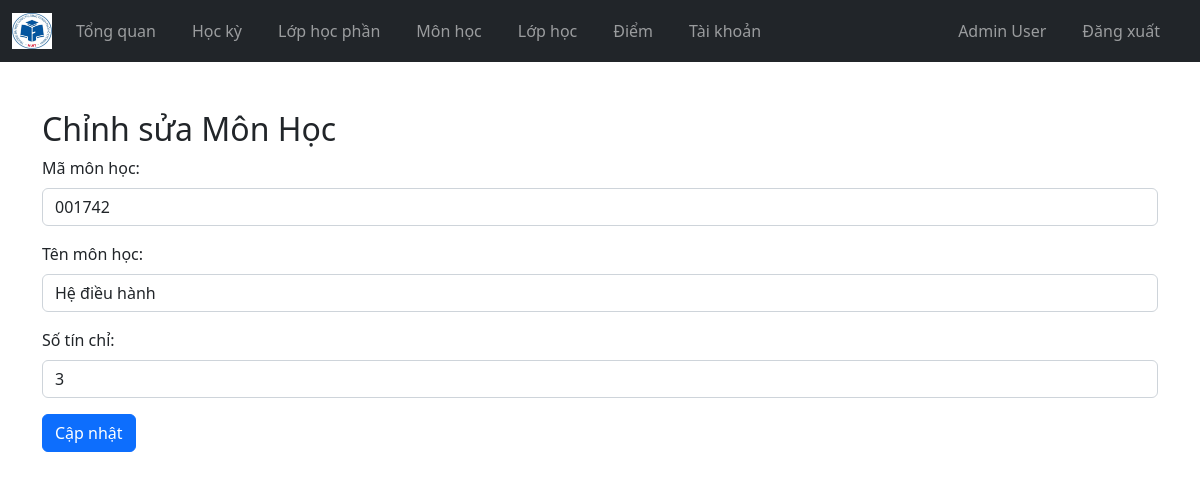
The app's page /Admin/update_mh.php?id_mh=001742 (signed in) with its own data.
### tables this page shows
CREATE TABLE `users` (
  `id_user` varchar(10) NOT NULL,
  `password` varchar(255) NOT NULL,
  `role` varchar(50) NOT NULL CHECK (`role` in ('admin','teacher','student')),
  `ten` varchar(100) DEFAULT NULL,
  `email` varchar(100) DEFAULT NULL,
  `gioi_tinh` varchar(5) DEFAULT NULL,
  `ngay_sinh` date DEFAULT NULL,
  `dia_chi` text DEFAULT NULL,
  `hinh_the` varchar(200) DEFAULT 'undraw_profile.svg',
  `ma_lop` int(11) DEFAULT NULL,
  `khoa` varchar(50) DEFAULT NULL,
  `otp` varchar(10) DEFAULT NULL,
  `otp_verified` tinyint(1) DEFAULT 0
);

CREATE TABLE `monhoc` (
  `id_mh` varchar(10) NOT NULL,
  `ten` varchar(100) DEFAULT NULL,
  `so_tin_chi` int(11) DEFAULT NULL
);

### controller/admin_ctl.php (called while the page is built, shortened)
<?php
$user = $_SESSION['id_user'] ?? null;
function getAdminInfo($user, $conn) {
    $sql = "SELECT * FROM users WHERE id_user = ? AND role = 'admin'";
    $stmt = $conn->prepare($sql);
    $stmt->execute([$user]);
    return $stmt->fetch(PDO::FETCH_ASSOC);
}
function getMonHocById($id_mh, $conn) {
    $sql = "SELECT * FROM monhoc WHERE id_mh = :id_mh";
    $stmt = $conn->prepare($sql);
    $stmt->bindParam(':id_mh', $id_mh);
    $stmt->execute();
    $result = $stmt->fetch(PDO::FETCH_ASSOC);
    return $result;
}

### Admin/update_mh.php (the view, shortened to what this page needs)
<?php
if (isset($_SESSION['id_user']) && $_SESSION['role'] == 'admin') {
    include "../controller/admin_ctl.php";
    $admin = getAdminInfo($user, $conn);
    if (isset($_GET['id_mh'])) {
        $id_mh = $_GET['id_mh'];
        $mon_hoc = getMonHocById($id_mh, $conn);
        if ($mon_hoc) {
            ?>
            <!DOCTYPE html>
            <html lang="en">
            <head>
                <link rel="stylesheet" href="https://cdn.jsdelivr.net/npm/bootstrap@5.2.0/dist/css/bootstrap.min.css">
                <link rel="stylesheet" href="../css/style.css">
            </head>
            <body>
                <?php include "navbar.php"; ?>
                <div class="container mt-5">
                    <h2>Chỉnh sửa Môn Học</h2>
                    <form method="post" action="<?php echo htmlspecialchars($_SERVER["PHP_SELF"]); ?>">
                        <div class="mb-3">
                            <label for="id_mh" class="form-label">Mã môn học:</label>
                            <input type="text" class="form-control" id="id_mh" name="id_mh" value="<?php echo $mon_hoc['id_mh']; ?>" readonly>
                        </div>
                        <div class="mb-3">
                            <label for="ten" class="form-label">Tên môn học:</label>
                            <input type="text" class="form-control" id="ten" name="ten" value="<?php echo $mon_hoc['ten']; ?>">
                        </div>
                        <div class="mb-3">
                            <label for="so_tin_chi" class="form-label">Số tín chỉ:</label>
                            <input type="number" class="form-control" id="so_tin_chi" name="so_tin_chi" value="<?php echo $mon_hoc['so_tin_chi']; ?>">
                        </div>
                        <button type="submit" name="submit" class="btn btn-primary">Cập nhật</button>
                    </form>
                </div>
            </body>
            </html>
        <?php
    } else {
        echo "Không tìm thấy môn học.";
    }
} else {
    echo "Mã môn học không được cung cấp.";
}
} else {
    header("Location: ../logout.php");
    exit;
}
?>

### Admin/navbar.php (shortened to what this page needs)
<nav class="navbar navbar-expand-lg navbar-dark bg-dark">
        <div class="container-fluid">
                <a class="navbar-brand" href="../index.php">
                <img src="../image/logo.png" width="40">
                </a>
                <div class="collapse navbar-collapse" id="navbarSupportedContent">
                    <ul class="navbar-nav me-auto mb-2 mb-lg-0" id="navLinks">
                            <li class="nav-item">
                            <a class="nav-link" aria-current="page" href="index.php">Tổng quan</a>
                            </li>
                            <li class="nav-item">
                            <a class="nav-link" href="hocky.php">Học kỳ</a>
                            </li>
                            <li class="nav-item">
                            <a class="nav-link" href="lophocphan.php">Lớp học phần</a>
                            </li>
                            <li>
                             <a class="nav-link" href="monhoc.php">Môn học </a>
                            </li>
                            <li>
                             <a class="nav-link" href="lophoc.php">Lớp học</a>
                            </li>
                            <li>
                             <a class="nav-link" href="#">Điểm</a>
                            </li>
                            <li class="nav-item">
                            <a class="nav-link" href="taikhoan.php">Tài khoản</a>
                            </li>
                    </ul>
                    <ul class="navbar-nav me-right mb-2 mb-lg-0">
                        <li class="nav-item">
                        <a class="nav-link" href="index.php">
                            <?= $admin['ten'] ?>
                        </a>
                        </li>
                        <li class="nav-item">
                        <a class="nav-link" href="../logout.php">Đăng xuất</a>
                        </li>
                    </ul>
                </div>
        </div>
</nav>

### css/style.css (style rules this page uses)
nav ul { list-style-type: none; margin: 0; padding: 0; }
nav ul li { display: inline; margin-right: 20px; }
nav ul li a { color: #fff; text-decoration: none; }

### records on screen
users: ten "Admin User"
monhoc: id_mh "001742", ten "Hệ điều hành", so_tin_chi "3"
